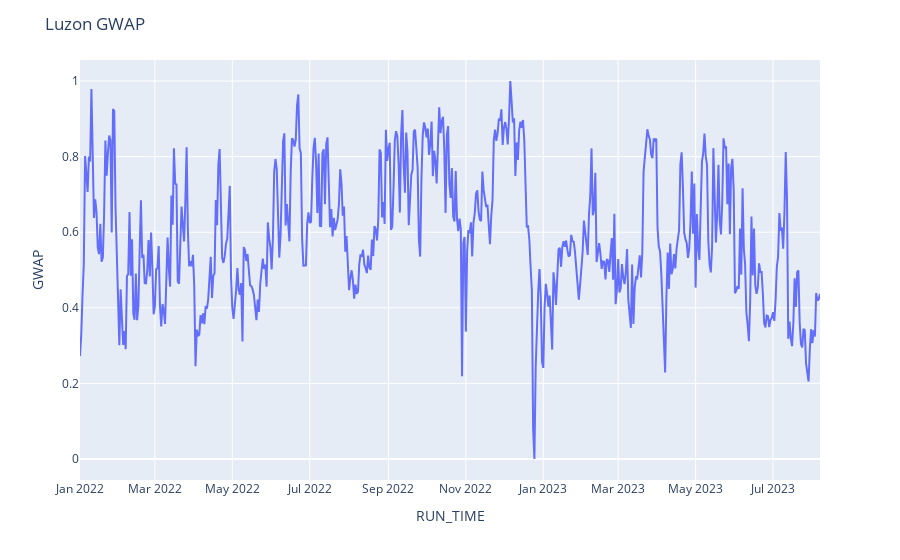
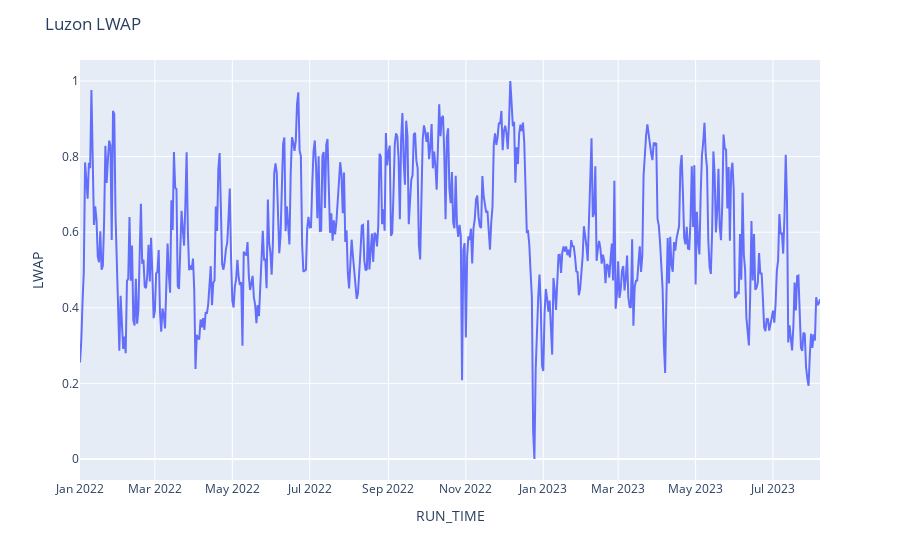

The code cell stored with these charts, in order, in its notebook:
### Code cell
#Plotting Train LWAP ang GWAP
# Create the line plot
gwap_plot = px.line(GWAP_train, x=GWAP_train.index, y='GWAP')
lwap_plot = px.line(LWAP_train, x=LWAP_train.index, y='LWAP')
# Set the title using the ticker value
gwap_plot.update_layout(title=f"Luzon GWAP")
lwap_plot.update_layout(title=f"Luzon LWAP")
# Display the plot
gwap_plot.show()
lwap_plot.show()

### Figure 1 — Plotly figure (JSON) as saved in the notebook; plotly's stock layout.template omitted (floating-point values rounded to 4 significant figures; data arrays with more than 128 entries replaced by an {"elided": "..."} marker saying what was removed)
{"data": [{"hovertemplate": "RUN_TIME=%{x}<br>GWAP=%{y}<extra></extra>", "legendgroup": "", "line": {"color": "#636efa", "dash": "solid"}, "marker": {"symbol": "circle"}, "mode": "lines", "name": "", "orientation": "v", "showlegend": false, "type": "scatter", "x": {"elided": "584 str values"}, "xaxis": "x", "y": {"elided": "584 float values"}, "yaxis": "y"}], "layout": {"legend": {"tracegroupgap": 0}, "margin": {"t": 60}, "title": {"text": "Luzon GWAP"}, "xaxis": {"anchor": "y", "domain": [0, 1], "title": {"text": "RUN_TIME"}}, "yaxis": {"anchor": "x", "domain": [0, 1], "title": {"text": "GWAP"}}}}

### Figure 2 — Plotly figure (JSON) as saved in the notebook; plotly's stock layout.template omitted (floating-point values rounded to 4 significant figures; data arrays with more than 128 entries replaced by an {"elided": "..."} marker saying what was removed)
{"data": [{"hovertemplate": "RUN_TIME=%{x}<br>LWAP=%{y}<extra></extra>", "legendgroup": "", "line": {"color": "#636efa", "dash": "solid"}, "marker": {"symbol": "circle"}, "mode": "lines", "name": "", "orientation": "v", "showlegend": false, "type": "scatter", "x": {"elided": "584 str values"}, "xaxis": "x", "y": {"elided": "584 float values"}, "yaxis": "y"}], "layout": {"legend": {"tracegroupgap": 0}, "margin": {"t": 60}, "title": {"text": "Luzon LWAP"}, "xaxis": {"anchor": "y", "domain": [0, 1], "title": {"text": "RUN_TIME"}}, "yaxis": {"anchor": "x", "domain": [0, 1], "title": {"text": "LWAP"}}}}
